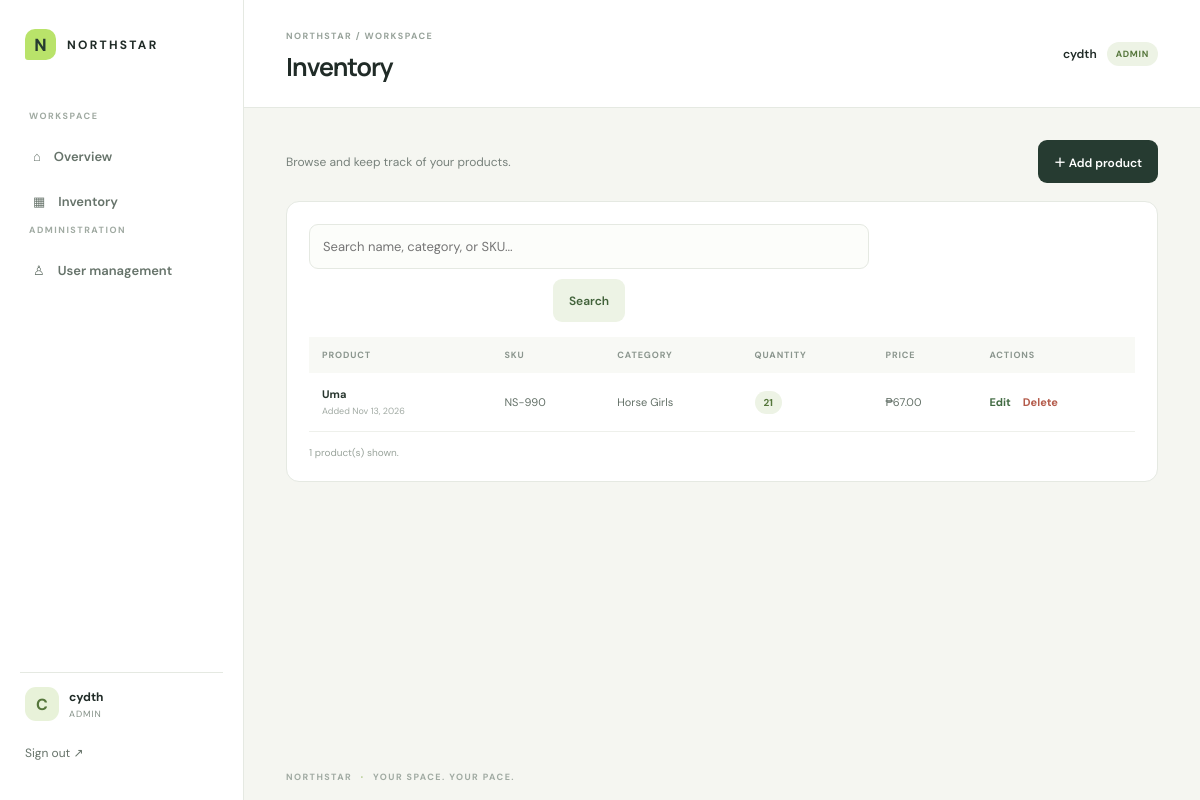
The page /products.php (signed in) on the database its author committed.
### tables this page shows
CREATE TABLE `products` (
  `id` int(10) UNSIGNED NOT NULL,
  `name` varchar(100) NOT NULL,
  `sku` varchar(50) DEFAULT NULL,
  `category` varchar(60) DEFAULT NULL,
  `quantity` int(10) UNSIGNED NOT NULL DEFAULT 0,
  `price` decimal(10,2) NOT NULL DEFAULT 0.00,
  `description` varchar(1000) DEFAULT NULL,
  `created_at` timestamp NULL DEFAULT current_timestamp(),
  `updated_at` timestamp NULL DEFAULT current_timestamp() ON UPDATE current_timestamp()
);

### products.php (the view, shortened to what this page needs)
<?php
require_once 'config.php';
require_once 'functions.php';
$q = trim($_GET['q'] ?? '');
if ($q !== '') {
    $stmt = $pdo->prepare('SELECT * FROM products WHERE name LIKE ? OR category LIKE ? OR sku LIKE ? ORDER BY name');
    $like = '%' . $q . '%';
    $stmt->execute([$like, $like, $like]);
    $products = $stmt->fetchAll();
}
else {
    $products = $pdo->query('SELECT * FROM products ORDER BY name')->fetchAll();
}
echo '<div class="page-actions"><div><p class="muted-copy">Browse and keep track of your products.</p></div>' . (is_admin() ? '<a class="button" href="add_product.php">＋ Add product</a>' : '<span class="role-chip">VIEW ONLY ACCESS</span>') . '</div>';
echo '<section class="panel"><form class="search-form" method="get"><input type="search" name="q" value="' . e($q) . '" placeholder="Search name, category, or SKU..."><button class="button secondary-button" type="submit">Search</button>' . ($q !== '' ? '<a class="text-link" href="products.php">Clear</a>' : '') . '</form>';
if (!$products) {
    echo '<div class="empty-state"><div class="empty-icon">▦</div><h3>No products found</h3><p>' . ($q !== '' ? 'Try a different search term.' : 'There are no products in the inventory yet.') . '</p></div>';
}
else {
    echo '<div class="table-scroll"><table><thead><tr><th>Product</th><th>SKU</th><th>Category</th><th>Quantity</th><th>Price</th>' . (is_admin() ? '<th>Actions</th>' : '') . '</tr></thead><tbody>';
    foreach ($products as $p) {
        echo '<tr><td><strong>' . e($p['name']) . '</strong><small class="cell-sub">Added ' . e(date('M j, Y', strtotime($p['created_at']))) . '</small></td><td>' . e($p['sku'] ?: '—') . '</td><td>' . e($p['category'] ?: 'Uncategorized') . '</td><td><span class="quantity-pill ' . ((int)$p['quantity'] <= 5 ? 'low-stock' : '') . '">' . (int)$p['quantity'] . '</span></td><td>₱' . number_format((float)$p['price'], 2) . '</td>';
        if (is_admin()) {
            echo '<td><div class="action-links"><a href="edit_product.php?id=' . (int)$p['id'] . '">Edit</a><form method="post" action="delete_product.php" onsubmit="return confirm(\'Delete this product?\')">' . csrf_field() . '<input type="hidden" name="id" value="' . (int)$p['id'] . '"><button class="danger-link" type="submit">Delete</button></form></div></td>';
        }
        echo '</tr>';
    }
    echo '</tbody></table></div>';
}
echo '<p class="table-note">' . count($products) . ' product(s) shown' . ($q !== '' ? ' for “' . e($q) . '”' : '') . '.</p></section>';

### style.css (style rules this page uses)
:root { --ink: #202b27; --muted: #77817b; --paper: #f5f6f1; --line: #e5e9e2; --green: #b9e36a; --deep: #263b31; --white: #fff; }
* { box-sizing: border-box; }
body { margin: 0; min-height: 100vh; background: var(--paper); color: var(--ink); font-family: 'DM Sans', sans-serif; }
a { color: inherit; }
form { display: flex; flex-direction: column; }
input, select, textarea { width: 100%; min-height: 45px; margin: 0 0 18px; padding: 11px 13px; border: 1px solid var(--line); border-radius: 9px; outline: none; background: #fcfdfa; color: var(--ink); font: 13px 'DM Sans'; transition: border .2s, box-shadow .2s; }
.primary-button, .button { display: inline-flex; justify-content: space-between; align-items: center; gap: 12px; min-height: 43px; padding: 0 16px; border: 0; border-radius: 9px; background: var(--deep); color: white; text-decoration: none; font: 600 12px 'DM Sans'; cursor: pointer; transition: background .2s, transform .2s; }
.app-page { min-height: 100vh; }
.welcome-row, .page-actions { display: flex; justify-content: space-between; align-items: center; gap: 20px; margin-bottom: 25px; }
.welcome-row p:not(.eyebrow), .muted-copy { margin: 8px 0 0; color: var(--muted); font-size: 12px; }
.stat-card, .panel { background: #fff; border: 1px solid var(--line); border-radius: 13px; }
.panel { padding: 22px; }
.page-actions { margin-bottom: 18px; }
.page-actions .muted-copy { margin: 0; }
.search-form { display: flex; align-items: center; gap: 10px; max-width: 560px; margin-bottom: 15px; }
.search-form input { margin: 0; flex: 1; }
.secondary-button { background: #edf3e5; color: #42623a; }
.table-scroll { width: 100%; overflow-x: auto; }
table { width: 100%; border-collapse: collapse; text-align: left; white-space: nowrap; }
th { padding: 12px 13px; background: #f8f9f5; color: #8b968e; font-size: 9px; font-weight: 700; letter-spacing: .1em; text-transform: uppercase; }
td { padding: 14px 13px; border-bottom: 1px solid #eef0eb; color: #647168; font-size: 11px; }
td strong { color: #29372f; font-size: 11px; }
.cell-sub { display: block; margin-top: 4px; color: #a1aaa3; font-size: 9px; }
.quantity-pill { display: inline-block; padding: 5px 9px; border-radius: 20px; background: #edf3e5; color: #55763b; font-size: 10px; font-weight: 700; }
.action-links { display: flex; align-items: center; gap: 12px; }
.action-links a { color: #426b43; text-decoration: none; font-size: 11px; font-weight: 700; }
.action-links form { display: inline; }
.danger-link { padding: 0; border: 0; background: none; color: #b45b4b; font: 700 11px 'DM Sans'; cursor: pointer; }
.table-note { margin: 14px 0 0; color: #9aa49c; font-size: 10px; }

### rows shown on the page
products: name "Uma", created_at "Nov 13, 2026", sku "NS-990", category "Horse Girls", quantity "21", price "67.00"

### other values the page prints
substr($name, 0, 1) "C"
$name "cydth"
$role "ADMIN"
$title "Inventory"
count($products) "1"
